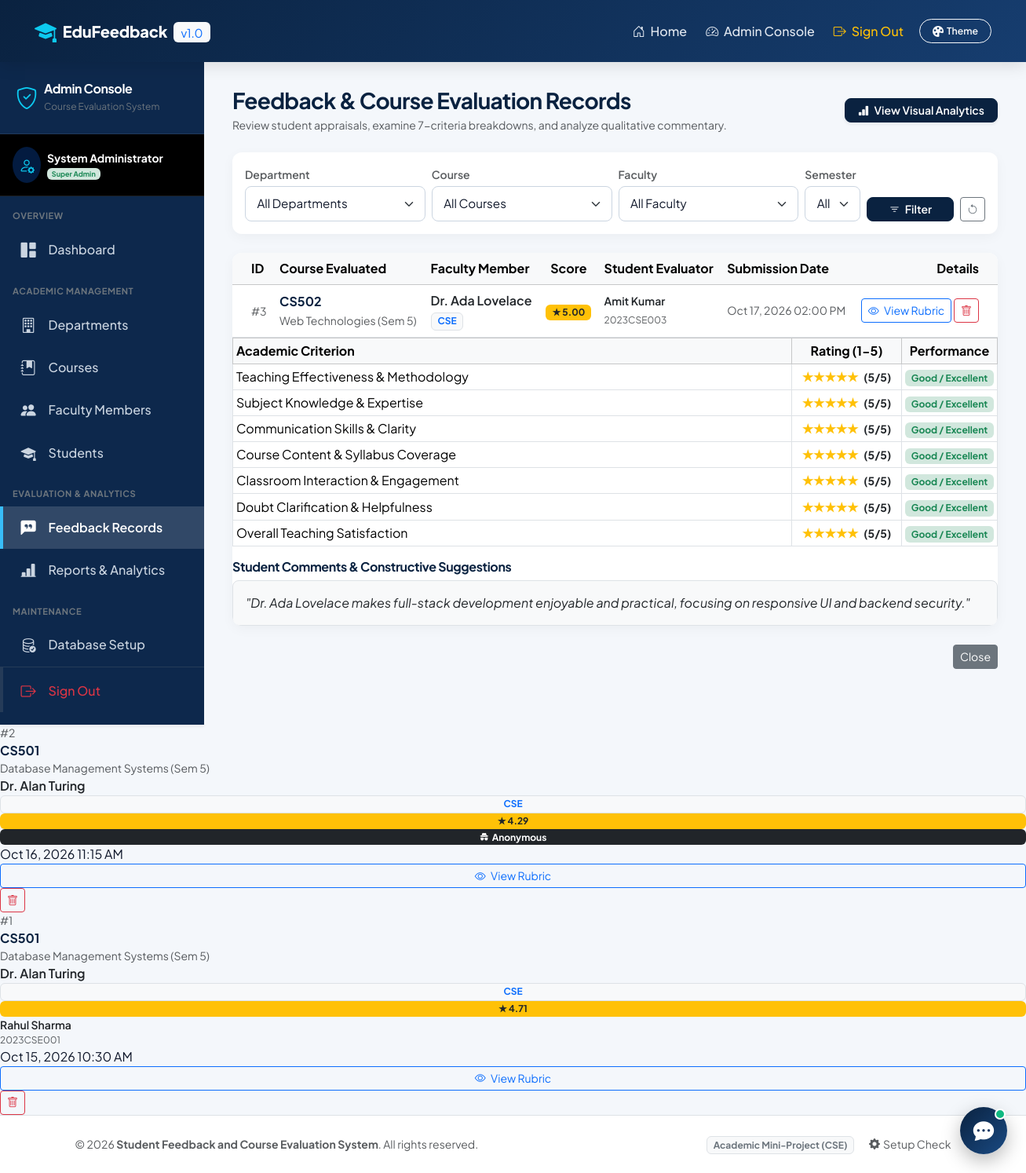
Screenshot of /feedback.php (signed in) with the database file from the repository.
### tables this page shows
CREATE TABLE `feedback` (
  `feedback_id` INT AUTO_INCREMENT PRIMARY KEY,
  `student_id` INT DEFAULT NULL,
  `course_id` INT NOT NULL,
  `faculty_id` INT NOT NULL,
  `department_id` INT NOT NULL,
  `academic_year` VARCHAR(20) NOT NULL,
  `semester` TINYINT NOT NULL,
  `is_anonymous` TINYINT(1) NOT NULL DEFAULT 0,
  `teaching_effectiveness` TINYINT NOT NULL CHECK (`teaching_effectiveness` BETWEEN 1 AND 5),
  `subject_knowledge` TINYINT NOT NULL CHECK (`subject_knowledge` BETWEEN 1 AND 5),
  `communication_skills` TINYINT NOT NULL CHECK (`communication_skills` BETWEEN 1 AND 5),
  `course_content_quality` TINYINT NOT NULL CHECK (`course_content_quality` BETWEEN 1 AND 5),
  `classroom_interaction` TINYINT NOT NULL CHECK (`classroom_interaction` BETWEEN 1 AND 5),
  `doubt_clarification` TINYINT NOT NULL CHECK (`doubt_clarification` BETWEEN 1 AND 5),
  `overall_satisfaction` TINYINT NOT NULL CHECK (`overall_satisfaction` BETWEEN 1 AND 5),
  `average_rating` DECIMAL(3, 2) NOT NULL,
  `comments` TEXT DEFAULT NULL,
  `submitted_at` TIMESTAMP DEFAULT CURRENT_TIMESTAMP,
  CONSTRAINT `fk_fb_student` FOREIGN KEY (`student_id`)
    REFERENCES `students` (`student_id`) ON DELETE SET NULL ON UPDATE CASCADE,
  CONSTRAINT `fk_fb_course` FOREIGN KEY (`course_id`)
    REFERENCES `courses` (`course_id`) ON DELETE CASCADE ON UPDATE CASCADE,
  CONSTRAINT `fk_fb_faculty` FOREIGN KEY (`faculty_id`)
    REFERENCES `faculty` (`faculty_id`) ON DELETE CASCADE ON UPDATE CASCADE,
  CONSTRAINT `fk_fb_department` FOREIGN KEY (`department_id`)
    REFERENCES `departments` (`department_id`) ON DELETE CASCADE ON UPDATE CASCADE
);

CREATE TABLE `courses` (
  `course_id` INT AUTO_INCREMENT PRIMARY KEY,
  `course_code` VARCHAR(20) NOT NULL UNIQUE,
  `course_name` VARCHAR(150) NOT NULL,
  `department_id` INT NOT NULL,
  `semester` TINYINT NOT NULL CHECK (`semester` BETWEEN 1 AND 8),
  `academic_year` VARCHAR(20) NOT NULL DEFAULT '2025-2026',
  `credits` TINYINT NOT NULL DEFAULT 3,
  `created_at` TIMESTAMP DEFAULT CURRENT_TIMESTAMP,
  CONSTRAINT `fk_courses_department` FOREIGN KEY (`department_id`)
    REFERENCES `departments` (`department_id`) ON DELETE CASCADE ON UPDATE CASCADE
);

CREATE TABLE `faculty` (
  `faculty_id` INT AUTO_INCREMENT PRIMARY KEY,
  `faculty_code` VARCHAR(20) NOT NULL UNIQUE,
  `full_name` VARCHAR(100) NOT NULL,
  `email` VARCHAR(100) NOT NULL UNIQUE,
  `phone` VARCHAR(20) DEFAULT NULL,
  `department_id` INT NOT NULL,
  `designation` VARCHAR(50) NOT NULL,
  `qualification` VARCHAR(100) NOT NULL,
  `created_at` TIMESTAMP DEFAULT CURRENT_TIMESTAMP,
  CONSTRAINT `fk_faculty_department` FOREIGN KEY (`department_id`)
    REFERENCES `departments` (`department_id`) ON DELETE CASCADE ON UPDATE CASCADE
);

CREATE TABLE `departments` (
  `department_id` INT AUTO_INCREMENT PRIMARY KEY,
  `department_code` VARCHAR(20) NOT NULL UNIQUE,
  `department_name` VARCHAR(100) NOT NULL,
  `created_at` TIMESTAMP DEFAULT CURRENT_TIMESTAMP
);

CREATE TABLE `students` (
  `student_id` INT AUTO_INCREMENT PRIMARY KEY,
  `roll_number` VARCHAR(30) NOT NULL UNIQUE,
  `full_name` VARCHAR(100) NOT NULL,
  `email` VARCHAR(100) NOT NULL UNIQUE,
  `password` VARCHAR(255) NOT NULL,
  `department_id` INT NOT NULL,
  `academic_year` VARCHAR(20) NOT NULL DEFAULT '2025-2026',
  `semester` TINYINT NOT NULL CHECK (`semester` BETWEEN 1 AND 8),
  `status` ENUM('active', 'inactive') NOT NULL DEFAULT 'active',
  `created_at` TIMESTAMP DEFAULT CURRENT_TIMESTAMP,
  CONSTRAINT `fk_students_department` FOREIGN KEY (`department_id`)
    REFERENCES `departments` (`department_id`) ON DELETE CASCADE ON UPDATE CASCADE
);

### feedback.php (the view, shortened to what the rows shown need)
<?php
require_once __DIR__ . '/../config/database.php';
$sql = "
    SELECT fb.*,
           c.course_code, c.course_name,
           f.full_name AS faculty_name, f.faculty_code,
           d.department_code, d.department_name,
           s.full_name AS student_name, s.roll_number
    FROM feedback fb
    JOIN courses c ON fb.course_id = c.course_id
    JOIN faculty f ON fb.faculty_id = f.faculty_id
    JOIN departments d ON fb.department_id = d.department_id
    LEFT JOIN students s ON fb.student_id = s.student_id
    WHERE 1=1
";
$params = [];
$sql .= " ORDER BY fb.submitted_at DESC";
$feedbackStmt = $pdo->prepare($sql);
$feedbackStmt->execute($params);
$feedbackRecords = $feedbackStmt->fetchAll();
require_once __DIR__ . '/../includes/header.php';
require_once __DIR__ . '/../includes/navbar.php';
?>
<div class="admin-wrapper">
    <main class="admin-content">
        <div class="card card-custom border-0 overflow-hidden mb-4">
            <div class="table-responsive">
                <table class="table table-hover align-middle mb-0">
                    <thead class="table-light">
                        <tr>
                            <th class="ps-4">ID</th>
                            <th>Course Evaluated</th>
                            <th>Faculty Member</th>
                            <th class="text-center">Score</th>
                            <th>Student Evaluator</th>
                            <th>Submission Date</th>
                            <th class="text-end pe-4">Details</th>
                        </tr>
                    </thead>
                    <tbody>
                        <?php if (empty($feedbackRecords)): ?>
                            <tr>
                                <td colspan="7" class="text-center py-4 text-muted">No evaluation records match your filter criteria.</td>
                            </tr>
                        <?php else: ?>
                            <?php foreach ($feedbackRecords as $fb): ?>
                                <tr>
                                    <td class="ps-4">
                                        <span class="text-muted small">#<?= $fb['feedback_id']; ?></span>
                                    </td>
                                    <td>
                                        <div class="fw-bold text-navy"><?= htmlspecialchars($fb['course_code']); ?></div>
                                        <small class="text-muted"><?= htmlspecialchars($fb['course_name']); ?> (Sem <?= $fb['semester']; ?>)</small>
                                    </td>
                                    <td>
                                        <div class="fw-semibold text-dark"><?= htmlspecialchars($fb['faculty_name']); ?></div>
                                        <span class="badge bg-light text-primary border"><?= htmlspecialchars($fb['department_code']); ?></span>
                                    </td>
                                    <td class="text-center">
                                        <span class="badge bg-warning text-dark fw-bold px-2 py-1">
                                            &#9733; <?= number_format($fb['average_rating'], 2); ?>
                                        </span>
                                    </td>
                                    <td>
                                        <?php if ($fb['is_anonymous']): ?>
                                            <span class="badge bg-dark px-2 py-1"><i class="bi bi-incognito me-1"></i>Anonymous</span>
                                        <?php else: ?>
                                            <div class="fw-semibold text-dark small"><?= htmlspecialchars($fb['student_name'] ?? 'Student'); ?></div>
                                            <span class="text-muted" style="font-size:0.75rem;"><?= htmlspecialchars($fb['roll_number'] ?? ''); ?></span>
                                        <?php endif; ?>
                                    </td>
                                    <td class="text-muted small">
                                        <?= date('M d, Y h:i A', strtotime($fb['submitted_at'])); ?>
                                    </td>
                                    <td class="text-end pe-4">
                                        <button class="btn btn-outline-primary btn-sm px-2 py-1" data-bs-toggle="modal" data-bs-target="#viewFeedbackModal<?= $fb['feedback_id']; ?>">
                                            <i class="bi bi-eye me-1"></i> View Rubric
                                        </button>
                                        <form method="POST" action="feedback.php" class="d-inline" onsubmit="return confirm('Delete evaluation record #<?= $fb['feedback_id']; ?>? This action should only be taken for invalid test records.');">
                                            <button type="submit" class="btn btn-outline-danger btn-sm px-2 py-1" title="Controlled Delete">
                                                <i class="bi bi-trash"></i>
                                            </button>
                                        </form>
                                    </td>
                                </tr>
                                <div class="modal fade" id="viewFeedbackModal<?= $fb['feedback_id']; ?>" tabindex="-1" aria-hidden="true">
                                    <div class="modal-dialog modal-lg">
                                        <div class="modal-content">
                                            <div class="modal-body p-4">
                                                <div class="table-responsive mb-4">
                                                    <table class="table table-bordered table-sm align-middle">
                                                        <thead class="table-light">
                                                            <tr>
                                                                <th>Academic Criterion</th>
                                                                <th class="text-center" style="width: 140px;">Rating (1-5)</th>
                                                                <th class="text-center" style="width: 120px;">Performance</th>
                                                            </tr>
                                                        </thead>
                                                        <tbody>
                                                            <?php
                                                            $criteriaBreakdown = [
                                                                'Teaching Effectiveness & Methodology' => $fb['teaching_effectiveness'],
                                                                'Subject Knowledge & Expertise'        => $fb['subject_knowledge'],
                                                                'Communication Skills & Clarity'       => $fb['communication_skills'],
                                                                'Course Content & Syllabus Coverage'   => $fb['course_content_quality'],
                                                                'Classroom Interaction & Engagement'   => $fb['classroom_interaction'],
                                                                'Doubt Clarification & Helpfulness'    => $fb['doubt_clarification'],
                                                                'Overall Teaching Satisfaction'        => $fb['overall_satisfaction']
                                                            ];
                                                            foreach ($criteriaBreakdown as $label => $val):
                                                            ?>
                                                                <tr>
                                                                    <td><?= $label; ?></td>
                                                                    <td class="text-center text-warning fw-bold">
                                                                        <?= str_repeat('&#9733;', $val) . str_repeat('&#9734;', 5 - $val); ?>
                                                                        <span class="text-dark small ms-1">(<?= $val; ?>/5)</span>
                                                                    </td>
                                                                    <td class="text-center">
                                                                        <?php if ($val >= 4): ?>
                                                                            <span class="badge bg-success-subtle text-success">Good / Excellent</span>
                                                                        <?php elseif ($val == 3): ?>
                                                                            <span class="badge bg-info-subtle text-dark">Average</span>
                                                                        <?php else: ?>
                                                                            <span class="badge bg-warning-subtle text-warning-emphasis">Needs Review</span>
                                                                        <?php endif; ?>
                                                                    </td>
                                                                </tr>
                                                            <?php endforeach; ?>
                                                        </tbody>
                                                    </table>
                                                </div>
                                                <h6 class="fw-bold text-navy mb-2">Student Comments & Constructive Suggestions</h6>
                                                <div class="p-3 bg-light rounded-3 border">
                                                    <?php if (!empty($fb['comments'])): ?>
                                                        <p class="mb-0 text-dark fst-italic">"<?= nl2br(htmlspecialchars($fb['comments'])); ?>"</p>
                                                    <?php else: ?>
                                                        <span class="text-muted small fst-italic">No additional qualitative comments provided with this evaluation.</span>
                                                    <?php endif; ?>
                                                </div>
                                            </div>
                                            <div class="modal-footer">
                                                <button type="button" class="btn btn-secondary btn-sm" data-bs-dismiss="modal">Close</button>
                                            </div>
                                        </div>
                                    </div>
                                </div>
                            <?php endforeach; ?>
                        <?php endif; ?>
                    </tbody>
                </table>
            </div>
        </div>
    </main>
</div>
<?php require_once __DIR__ . '/../includes/footer.php'; ?>

### rows the page displays
feedback: feedback_id "3", course.course_code "CS502", course.course_name "Web Technologies", semester "5", faculty.full_name "Dr. Ada Lovelace", department.department_code "CSE", average_rating "5.00", student.full_name "Amit Kumar", student.roll_number "2023CSE003", submitted_at "Oct 17, 2026 02:00 PM", label "Teaching Effectiveness & Methodology", val "★★★★★", val "5", label "Subject Knowledge & Expertise", label "Communication Skills & Clarity", label "Course Content & Syllabus Coverage", label "Classroom Interaction & Engagement", label "Doubt Clarification & Helpfulness", label "Overall Teaching Satisfaction", comments "Dr. Ada Lovelace makes full-stack development enjoyable and practical, focusing on responsive UI and backend security."
feedback: feedback_id "2", course.course_code "CS501", course.course_name "Database Management Systems", semester "5", faculty.full_name "Dr. Alan Turing", department.department_code "CSE", average_rating "4.29", is_anonymous 1 (drawn), submitted_at "Oct 16, 2026 11:15 AM"
feedback: feedback_id "1", course.course_code "CS501", course.course_name "Database Management Systems", semester "5", faculty.full_name "Dr. Alan Turing", department.department_code "CSE", average_rating "4.71", student.full_name "Rahul Sharma", student.roll_number "2023CSE001", submitted_at "Oct 15, 2026 10:30 AM"

### other values shown
$_SESSION['admin_name'] "System Administrator"
